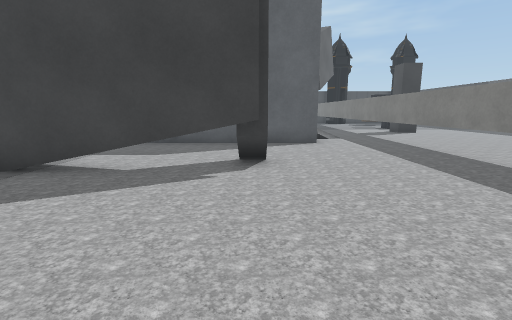
[1] (above)

16 first-person views from a walk through a Unity game level. The camera is 1.2 m above the floor, tilts 10° down and sees 85° across. The floor is counted in squares, 1 m on a side. Each view is taken from the middle of a square. On the plan, view 1 faces up. The plan holds only what a view shows up to about 13 squares ahead; the rest is blank. The place goes on beyond the plan. The player character is not drawn. Some animated figures are left out. Some surface patterns are stand-ins.

[2]
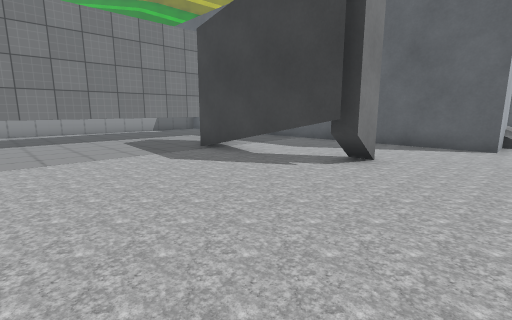

[3]
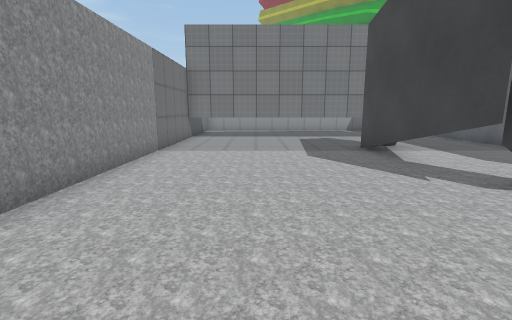

[4]
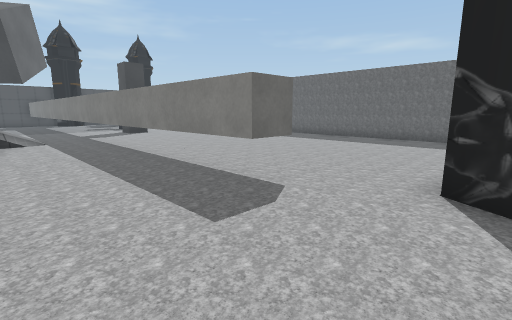

[5]
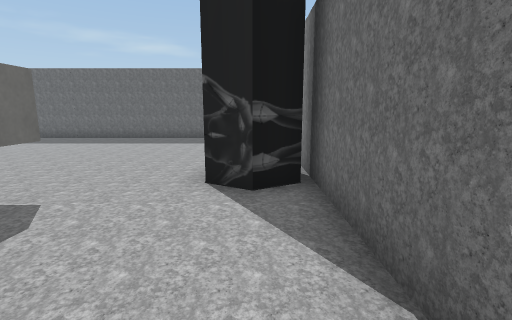

[6]
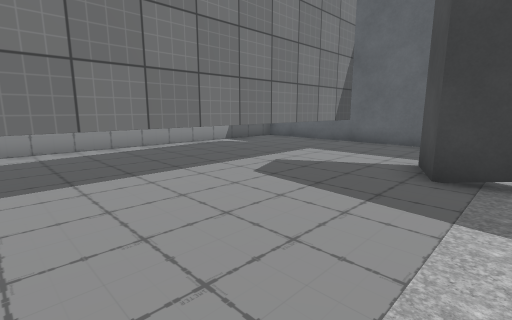

[7]
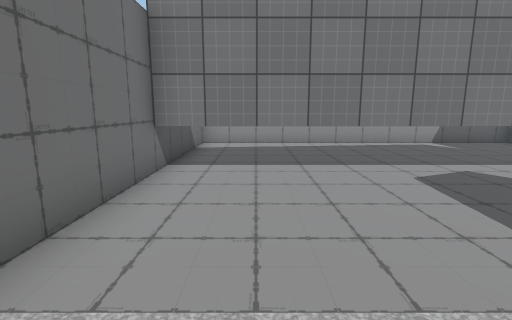

[8]
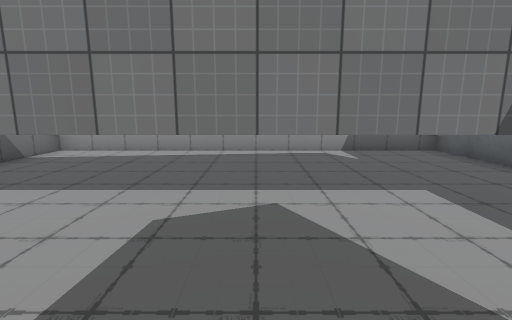

[9]
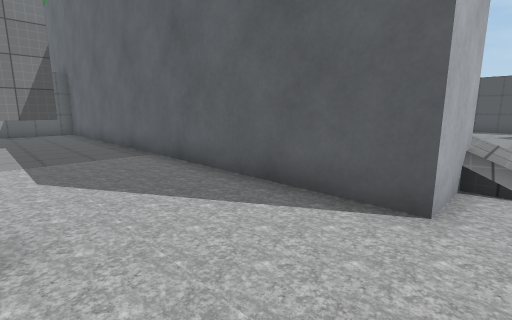

[10]
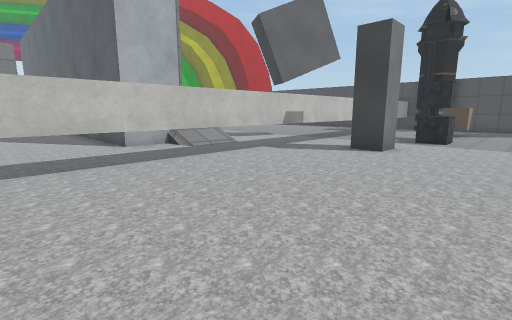

[11]
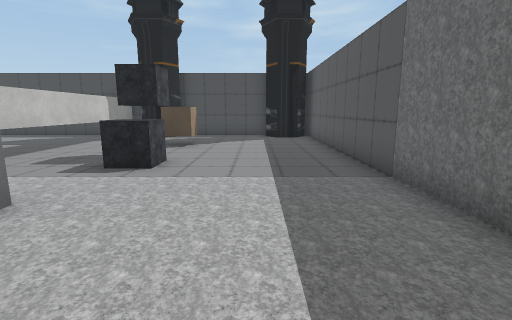

[12]
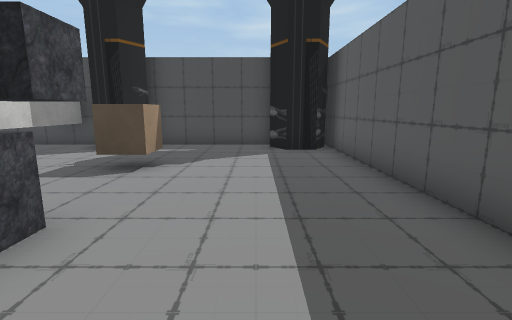

[13]
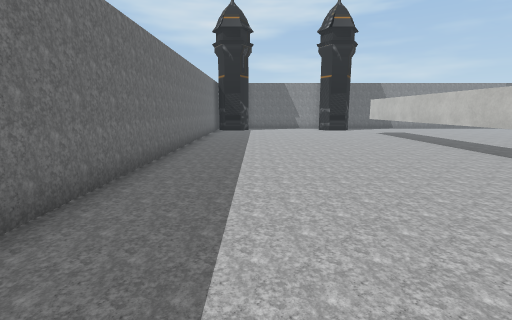

[14]
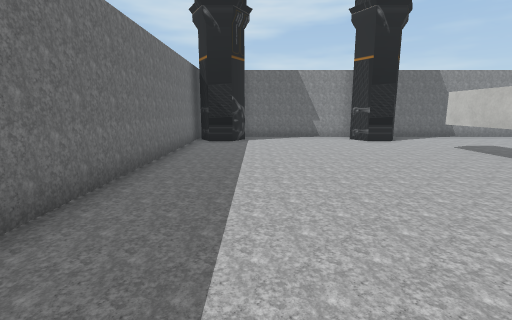

[15]
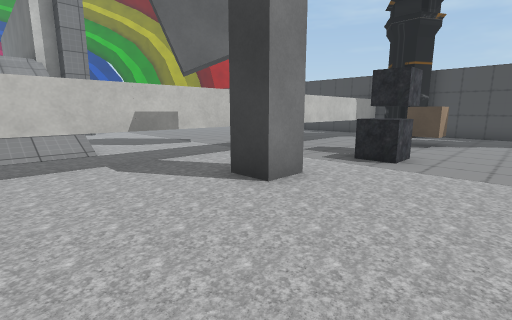

[16]
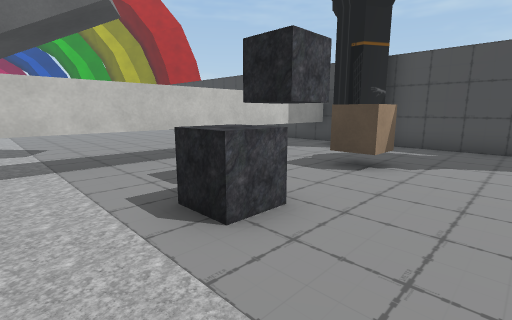

### Floor plan
Key: @ floor where view 1 was taken; # wall or solid block; . main floor; : floor 3.5 m higher than the main floor; / step, stairs or slope; T thing the floor can be seen under or through; C cube; W tower; O other object.
Columns run from 14 left of view 1 to 15 right of it. Each row starts with its distance up from view 1.
 27                  ##########W##
 26                .... #WW....W##
 25                .... #........#
 24                 ... T........#
 23               ..... T..CC....#
 22              ...... T........#
 21             ....... T..O.....#
 20            ........ T..O.....#
 19           ......... T..OO....#
 18           ......... T........#
 17              ...... T........#
 16              ......TT.#......#
 15          #   ......CC........#
 14          ://    //.TT........#
 13          ://    //.TT........#
 12                 #/.TT........#
 11 #################..TT........#
 10 #..................TT........#
  9 #..................TT........#
  8 #....T.............TT........#
  7 #....T...T.........TT........#
  6 #....T...TTTTTT....TT........#
  5 #....T.............TT........#
  4 #....T.............TT........#
  3 #....T.............TT........#
  2 #....T.......................#
  1 #....T.....................###
  0 #....T........@.....W#W....##
 -1 #############################

Positions as (right, up) in squares from view 1, and headings:
1: (0, 0), facing up
2: (3, 0), facing up-left
3: (4, 2), facing left
4: (2, 0), facing up-right
5: (2, 0), facing right
6: (-4, 0), facing up-left
7: (-3, 1), facing left
8: (-5, 5), facing left
9: (3, 7), facing up-left
10: (12, 7), facing up-left
11: (12, 13), facing up
12: (12, 17), facing up
13: (12, 18), facing down
14: (12, 12), facing down
15: (12, 12), facing up-left
16: (12, 17), facing up-left
